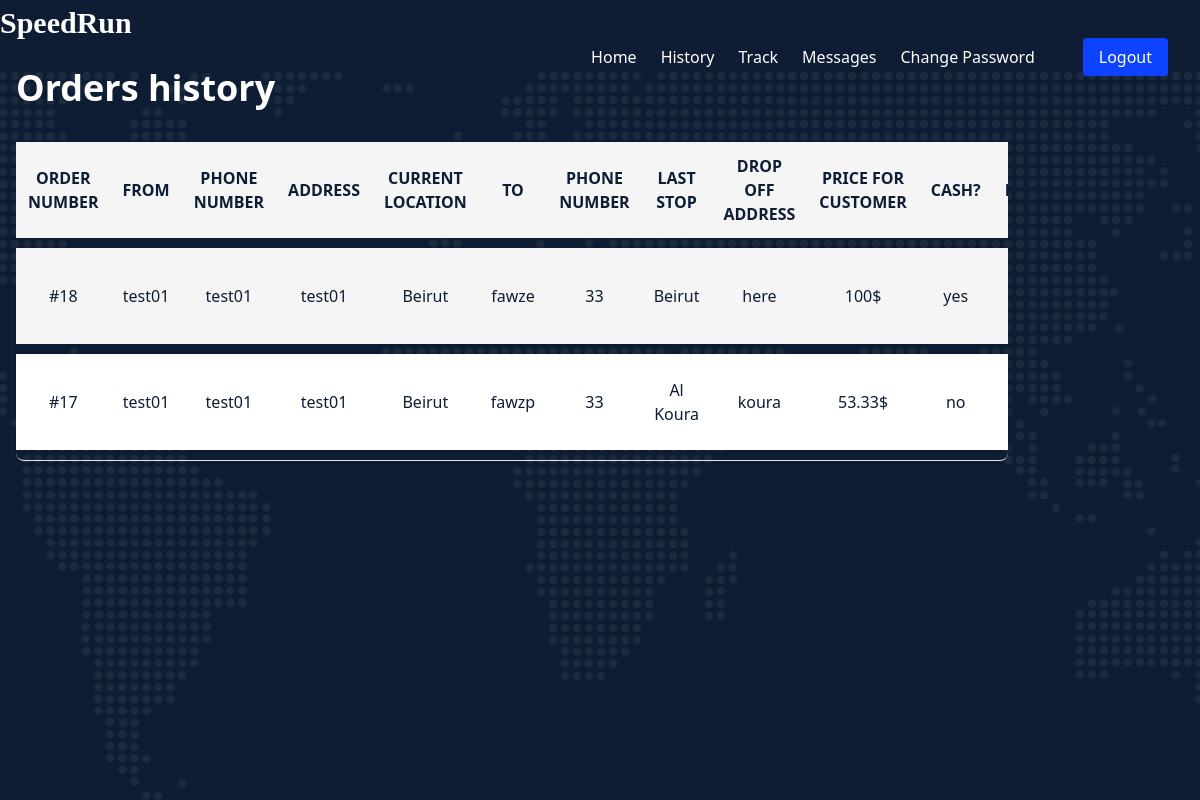
The page /manager.php (signed in) on the database its author committed.
### tables this page shows
CREATE TABLE `deliveries` (
  `d_id` int(11) NOT NULL,
  `w_id` int(11) DEFAULT NULL,
  `o_id` int(11) DEFAULT NULL,
  `current_location` varchar(100) NOT NULL DEFAULT 'still at client',
  `timestamp` timestamp NOT NULL DEFAULT current_timestamp()
);

CREATE TABLE `orders` (
  `o_id` int(11) NOT NULL,
  `p_id` int(11) DEFAULT NULL,
  `c_id` int(11) DEFAULT NULL,
  `status` enum('successful','pending','failed','') NOT NULL DEFAULT 'pending',
  `date` timestamp NOT NULL DEFAULT current_timestamp(),
  `pic` longblob DEFAULT NULL
);

### manager.php (the view, shortened to what this page needs)
<!DOCTYPE html>
<html>
<head>
  <link href="https://cdn.jsdelivr.net/npm/tailwindcss@2.2.16/dist/tailwind.min.css" rel="stylesheet">
  <link rel="stylesheet" href="../assets/css/header.css">
  <link rel="stylesheet" href="../assets/css/manager.css">
  <link href="assets/vendor/bootstrap-icons/bootstrap-icons.css" rel="stylesheet">
  <link href="assets/vendor/fontawesome-free/css/all.min.css" rel="stylesheet">
  <link href="assets/vendor/glightbox/css/glightbox.min.css" rel="stylesheet">
  <link href="assets/vendor/swiper/swiper-bundle.min.css" rel="stylesheet">
  <link href="assets/vendor/aos/aos.css" rel="stylesheet">
</head>
<body>
  <header id="header" class="header d-flex alignems-center fixed-top ">
    <div class="container-fluid container-xl d-flex alignems-center justify-content-between">
      <a href="index.html" class="logo d-flex alignems-center">
        <h1 style="font-family: 'Libre Baskerville', serif;">SpeedRun</h1>
      </a>
      <nav id="navbar" class="navbar">
        <ul>
          <li><a href="branchOrders.php">Home</a></li>
          <li><a href="php/manager.php">History</a></li>
          <li><a href="php/track.php">Track</a></li>
          <li><a href="viewMessages.php">Messages</a></li>
          <li><a href="common_password.php">Change Password</a></li>
          <li><a class="get-a-quote" href="php/logout.php">Logout</a></li>
        </ul>
      </nav>
    </div>
  </header>
  <section id="hero" class="hero " style="padding-top: 20px; height: 100%; ">
    <div class="container">
      <div class="container mx-auto px-4 py-12">
        <h1 class="text-4xl font-bold mb-6" style="color:white;">Orders history</h1>
        <div class="shadow overflow-hidden border-b border-gray-200 sm:rounded-lg mb-8">
          <table class="table table-striped">
            <thead>
              <tr>
                <th>Order number </th>
                <th>From</th>
                <th>Phone number</th>
                <th>Address</th>
                <th>Current location</th>
                <th>To</th>
                <th>Phone number</th>
                <th>Last stop</th>
                <th>Drop off address</th>
                <th>Price for customer</th>
                <th>Cash?</th>
                <th>Fragile?</th>
              </tr>
            </thead>
            <tbody>
              <?php
              require_once('php/connection.php');
              $current_location = $_SESSION['branch'];
              $query = 0;
              if (isset($_GET['status'])) {
                $status = $_GET['status'];
                $query = "SELECT * FROM orders NATURAL JOIN packages NATURAL JOIN clients
                NATURAL JOIN (
                    SELECT o_id, MAX(d_id) AS max_d_id
                    FROM deliveries
                    GROUP BY o_id
                ) AS last_delivery
                NATURAL JOIN deliveries
                WHERE (current_location = '$current_location'
                OR (current_location='still at client' AND c_district='$current_location'))
                AND status = '$status'
                AND deliveries.d_id = last_delivery.max_d_id
                ORDER BY date";
              } else {
                $query = "SELECT * FROM orders NATURAL JOIN packages NATURAL JOIN clients
                NATURAL JOIN (
                    SELECT o_id, MAX(d_id) AS max_d_id
                    FROM deliveries
                    GROUP BY o_id
                ) AS last_delivery
                NATURAL JOIN deliveries
                WHERE (current_location = '$current_location'
                OR (current_location='still at client' AND c_district='$current_location'))
                AND status != 'pending'
                AND deliveries.d_id = last_delivery.max_d_id ORDER BY date DESC";
              }
              $result = mysqli_query($link, $query);
              if (($result) && (mysqli_num_rows($result) > 0)) {
                while ($row = mysqli_fetch_assoc($result)) {
                  $fragile = 'yes';
                  $cash = 'yes';
                  if ($row["pay_at_delivery"] == 0) {
                    $cash = 'no';
                  }
                  echo "<tr>
          <td>#" . $row["o_id"] . "</td>
          <td>" . $row["c_name"] . "</td>
          <td>" . $row["c_phone"] . "</td>
          <td>" . $row["c_address"] . "</td>
          <td>" . $row["current_location"] . "</td>
          <td>" . $row["to_name"] . "</td>
          <td>" . $row["to_phone"] . "</td>
          <td>" . $row["to_district"] . "</td>
          <td>" . $row["to_address"] . "</td>
          <td>" . $row["f_price"] . "$</td>
          <td>" . $cash . "</td>
          <td>" . $fragile . "</td>
          <td>" . $row["status"] . "</td>
          <td>" . $row["timestamp"] . "</td>
        ";
              ?>
                  </tr>
              <?php
                }
              } else {
                echo "<tr>
                <td id=\"colspanTD\"> No results found.</td>";
              }
              ?>
            </tbody>
          </table>
        </div>
      </div>
    </div>
  </section>
</body>
</html>

### assets/css/header.css (style rules this page uses)
#header { background-color: #0e1d34; }
#navbar ul { display: flex; justify-content: flex-end; }
.logo { margin-right: auto; padding: auto; }
.header.fixed-top { position: fixed; top: 0; left: 0; right: 0; z-index: 1030; }
#navbar ul li { margin-left: 1.5rem; }
#navbar ul li a { color: #ffffff; }
.get-a-quote { background-color: #0d42ff; color: #0e1d34; padding: 8px 16px; border-radius: 4px; margin-left: 1.5rem; margin-right: 2rem; }
.header .logo h1 { font-size: 30px; margin: 0; font-weight: 700; color: #fff; font-family: var(--font-primary); }

### assets/css/manager.css (style rules this page uses)
html { height: 100%; }
.hero { width: 100%; min-height: 100vh; background-color: #0e1d34; background-image: url("../img/hero-bg.png"); background-size: cover; background-repeat: no-repeat; background-position: center center; color: rgba(255, 255, 255, 0.8); overflow: auto; }
html, body { margin: 0; padding: 0; height: 100%; }
.table { width: 100%; max-width: 1200px; margin: 0 auto; border-collapse: separate; border-spacing: 0 10px; }
.table th, .table td { padding: 12px; vertical-align: middle; text-align: center; color:#0e1d34; }
.table th { background-color: #f5f5f5; font-weight: bold; text-transform: uppercase; }
.table tbody tr { background-color: #fff; border-radius: 4px; box-shadow: 0 0 4px rgba(0, 0, 0, 0.2); }
.table-striped tbody tr:nth-of-type(odd) { background-color: #f5f5f5; }

### rows shown on the page
deliveries: o.o_id "18", c_name "test01", c_phone "test01", c_address "test01", current_location "Beirut", to_name "fawze", to_phone "33", to_district "Beirut", to_address "here", f_price "100", cash "yes"
deliveries: o.o_id "17", c_name "test01", c_phone "test01", c_address "test01", current_location "Beirut", to_name "fawzp", to_phone "33", to_district "Al Koura", to_address "koura", f_price "53.33", cash "no"
